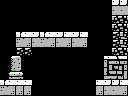

The image is a tile-based game level rendered from a .tmx file. Its description and complete source (layers, tilesets, objects, tile grids) follow:
An orthogonal 16x12 tile map with 8x8 px tiles, 1 tile layer (Tile Layer 1) and 6 objects (item, big-item, breakable-right, door-right, 4x4-item, ...).

<map version="1.0" orientation="orthogonal" renderorder="right-down" width="16" height="12" tilewidth="8" tileheight="8" nextobjectid="7">
 <properties>
  <property name="down" value="hole" />
  <property name="left" value="hole" />
  <property name="up" value="hole" />
 </properties>
 <tileset firstgid="1" name="tiles" tilewidth="8" tileheight="8" tilecount="256" columns="16">
  <image source="tiles.png" width="128" height="128" />
 </tileset>
 <layer name="Tile Layer 1" width="16" height="12">
  <data encoding="csv">
1,1,1,1,1,1,1,1,1,1,1,1,1,1,247,247,
1,1,1,1,1,1,1,1,1,1,1,1,1,1,153,153,
1,1,1,1,1,1,1,1,1,1,1,1,1,1,248,162,
1,1,1,1,1,1,1,1,1,1,1,1,1,1,248,162,
1,1,151,156,247,151,156,247,156,247,156,1,1,1,163,164,
1,1,153,152,153,153,152,153,152,153,152,1,1,1,163,164,
1,1,163,163,1,1,1,1,1,1,1,1,1,1,248,162,
1,196,197,1,1,1,1,1,1,1,1,1,1,125,126,127,
1,228,229,1,1,1,1,1,1,1,1,1,1,128,145,146,
1,244,245,1,1,1,1,1,1,1,1,1,1,147,148,149,
151,156,156,156,1,1,1,1,1,1,1,1,156,247,247,156,
153,152,152,152,1,1,1,1,1,1,1,1,152,153,153,152
</data>
 </layer>
 <objectgroup name="objects">
  <object id="1" type="item" x="56" y="16" width="16" height="16" />
  <object id="2" type="big-item" x="48" y="8" width="32" height="24" />
  <object id="3" type="breakable-right" x="104" y="56" width="24" height="24" />
  <object id="4" type="door-right" x="112" y="32" width="16" height="24" />
  <object id="5" type="4x4-item" x="48" y="0" width="32" height="32" />
  <object id="6" type="pushable-block" x="24" y="16" width="16" height="16" />
 </objectgroup>
</map>
